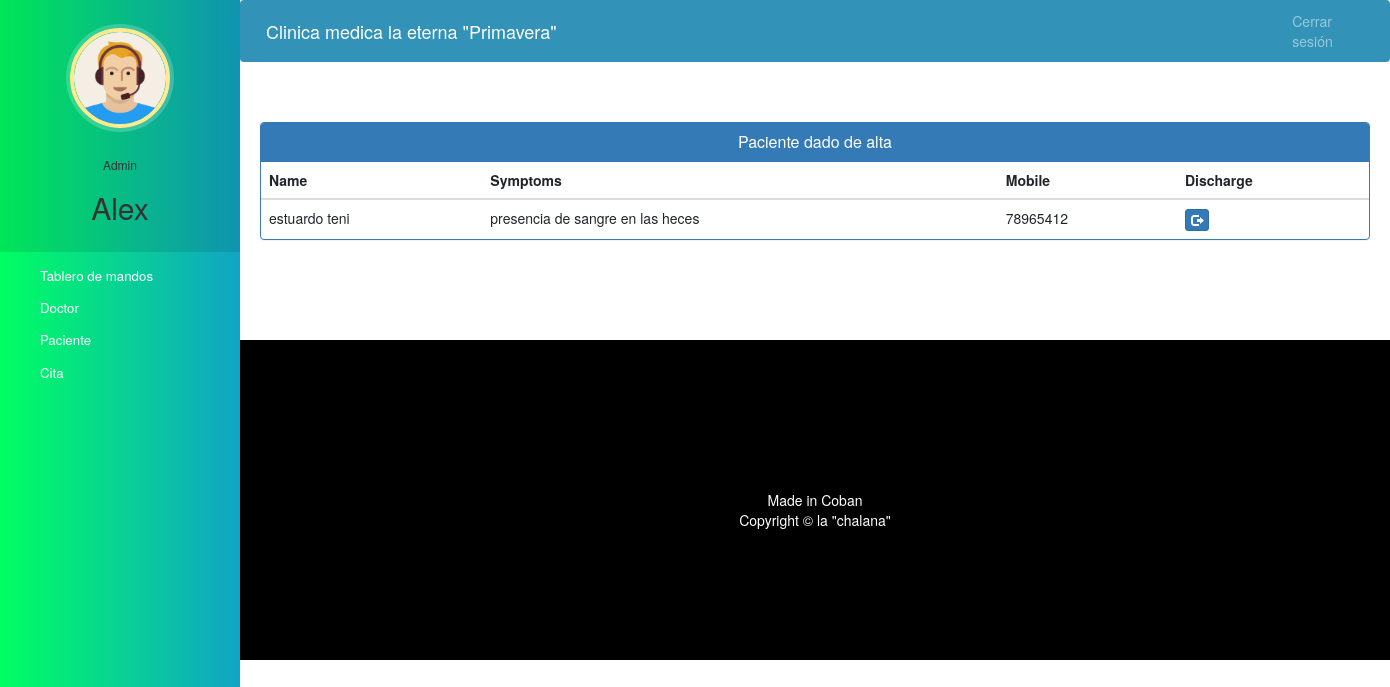
Screenshot of /admin-discharge-patient (signed in) with the database file from the repository.
### hospital/models.py (models this page shows, shortened)
class Patient(models.Model):
    user=models.OneToOneField(User,on_delete=models.CASCADE)
    profile_pic= models.ImageField(upload_to='profile_pic/PatientProfilePic/',null=True,blank=True)
    address = models.CharField(max_length=40)
    mobile = models.CharField(max_length=20,null=False)
    symptoms = models.CharField(max_length=100,null=False)
    assignedDoctorId = models.PositiveIntegerField(null=True)
    admitDate=models.DateField(auto_now=True)
    status=models.BooleanField(default=False)
    @property
    def get_name(self):
        return self.user.first_name+" "+self.user.last_name

### hospital/views.py (the view)
# urls.py: path('admin-discharge-patient', views.admin_discharge_patient_view,name='admin-discharge-patient'),
@login_required(login_url='adminlogin')
@user_passes_test(is_admin)
def admin_discharge_patient_view(request):
    patients=models.Patient.objects.all().filter(status=True)
    return render(request,'hospital/admin_discharge_patient.html',{'patients':patients})

### hospital/views.py (called while the page is built)
def is_admin(user):
    return user.groups.filter(name='ADMIN').exists()

### templates/hospital/admin_discharge_patient.html (shortened to what this page needs)
{% extends 'hospital/admin_base.html' %}
{% block content %}
<head>
  <link href="//netdna.bootstrapcdn.com/bootstrap/3.0.0/css/bootstrap.min.css" rel="stylesheet" id="bootstrap-css">
</head>
<div class="container">
  <div class="panel panel-primary">
    <div class="panel-heading">
      <h6 class="panel-title">Paciente dado de alta</h6>
    </div>
    <table class="table table-hover" id="dev-table">
      <thead>
        <tr>
          <th>Name</th>
          <th>Symptoms</th>
          <th>Mobile</th>
          <th>Discharge</th>
        </tr>
      </thead>
      {% for p in patients %}
      <tr>
        <td> {{p.get_name}}</td>
        <td>{{p.symptoms}}</td>
        <td>{{p.mobile}}</td>
        <td><a class="btn btn-primary btn-xs" href="{% url 'discharge-patient' p.id  %}"><span class="glyphicon glyphicon-log-out"></span></a></td>
      </tr>
      {% endfor %}
    </table>
  </div>
</div>
{% endblock content %}

### templates/hospital/admin_base.html (shortened to what this page needs)
<!DOCTYPE html>
{% load static %}
<html lang="en">
<head>
  <link rel="stylesheet" href="https://stackpath.bootstrapcdn.com/bootstrap/4.3.1/css/bootstrap.min.css">
  <link rel="stylesheet" href="https://maxcdn.bootstrapcdn.com/font-awesome/4.7.0/css/font-awesome.min.css">
  <link rel="stylesheet" href="{% static '/style.css' %}">
</head>
<body>
  <nav class="menu" tabindex="0">
    <header class="avatar">
      <img src="{% static "images/adminpropic.png" %}" />
      <br><br>
      <h6>Admin</h6>
      <h2>{{request.user.first_name}}</h2>
    </header>
    <ul>
      <li tabindex="0" class="icon-dashboard"> <a style="color:white; text-decoration:none;" href="/admin-dashboard"><span>Tablero de mandos</span></a> </li>
      <li tabindex="0" class="icon-customers"> <a style="color:white; text-decoration:none;" href="/admin-doctor"><span>Doctor</span></a></li>
      <li tabindex="0" class="icon-users"> <a style="color:white; text-decoration:none;" href="/admin-patient"><span>Paciente</span></a></li>
      <li tabindex="0" class="icon-calendar"> <a style="color:white; text-decoration:none;" href="/admin-appointment"><span>Cita</span></a></li>
    </ul>
  </nav>
  <main>
    <div class="bs-example">
      <nav class="navbar navbar-expand-md  navbar-dark fixed-top" style="background:#3392b7;">
        <a href="/admin-dashboard" class="navbar-brand">Clinica medica la eterna "Primavera"</a>
        <div class="collapse navbar-collapse justify-content-between" id="navbarCollapse">
          <div class="navbar-nav" style=" margin-left: 90%;">
            <a href="/logout" class="nav-item nav-link">Cerrar sesión</a>
          </div>
        </div>
      </nav>
    </div>
    <br><br>
    {% block content %}
    {% endblock content %}
    <br><br><br><br>
    <footer>
      <p>
        <br>
      </p>
      <br>
      <div class="container">
        <div class="row">
          <div class="col-md-12 col-sm-12">
            <div style="color:#ffffff;" class="wow fadeInUp footer-copyright">
              <p>Made in Coban <br>
                Copyright &copy; la "chalana" </p>
                <br>
            </div>
          </div>
        </div>
      </div>
    </footer>
  </main>
</body>
</html>

### static/style.css (style rules this page uses)
body { padding-left: 240px; }
main { position: relative; height: 100vh; }
.menu { background: #5bc995; height: 100vh; width: 240px; position: fixed; top: 0px; left: 0; z-index: 5; outline: none; }
.menu .avatar { background: rgba(0, 0, 0, 0.1); padding: 2em 0.5em; text-align: center; }
.menu .avatar img { width: 100px; border-radius: 50%; overflow: hidden; border: 4px solid #ffea92; box-shadow: 0 0 0 4px rgba(255, 255, 255, 0.2); }
.menu .avatar h2 { font-weight: normal; margin-bottom: 0; }
.menu ul { list-style: none; padding: 0.5em 0; margin: 0; }
.menu ul li { padding: 0.5em 1em 0.5em 3em; font-size: 0.95em; font-weight: regular; background-repeat: no-repeat; background-position: left 15px center; background-size: auto 20px; transition: all 0.15s linear; cursor: pointer; }
.menu ul li.icon-dashboard { background-image: url("http://www.entypo.com/images//gauge.svg"); }
.menu ul li.icon-customers { background-image: url("http://www.entypo.com/images//briefcase.svg"); }
.menu ul li.icon-calendar { background-image: url("http://www.entypo.com/images//calendar.svg"); }

### templates/hospital/admin_base.html (style rules this page uses)
a:link { text-decoration: none; }
a { color: white; }
footer { padding: 0px 0px 0px 0px; background-color: black; margin: 0px; }
p { text-align: center; }
body { padding-left: 240px; }
main { position: relative; height: 100vh; }
.menu { background: -webkit-linear-gradient(left, #00ff62, #11a4c5); height: 100vh; width: 240px; position: fixed; top: 0px; left: 0; z-index: 5; outline: none; }
.menu .avatar { background: rgba(0, 0, 0, 0.1); padding: 2em 0.5em; text-align: center; }
.menu .avatar img { width: 100px; border-radius: 50%; overflow: hidden; border: 4px solid #ffea92; box-shadow: 0 0 0 4px rgba(255, 255, 255, 0.2); }
.menu .avatar h2 { font-weight: normal; margin-bottom: 0; }
.menu ul { list-style: none; padding: 0.5em 0; margin: 0; }
.menu ul li { padding: 0.5em 1em 0.5em 3em; font-size: 0.95em; font-weight: regular; background-repeat: no-repeat; background-position: left 15px center; background-size: auto 20px; transition: all 0.15s linear; cursor: pointer; }
.menu ul li.icon-dashboard { background-image: url("http://www.entypo.com/images//gauge.svg"); }
.menu ul li.icon-customers { background-image: url("http://www.entypo.com/images//briefcase.svg"); }
.menu ul li.icon-users { background-image: url("http://www.entypo.com/images//users.svg"); }
.menu ul li.icon-calendar { background-image: url("http://www.entypo.com/images//calendar.svg"); }

### templates/hospital/admin_discharge_patient.html (style rules this page uses)
a:link { text-decoration: none; }
h6 { text-align: center; }
.row { margin: 100px; }

### rows the page displays
Patient: get_name "estuardo teni", symptoms "presencia de sangre en las heces", mobile "78965412"

### other values shown
{{ request.user.first_name }} "Alex"
